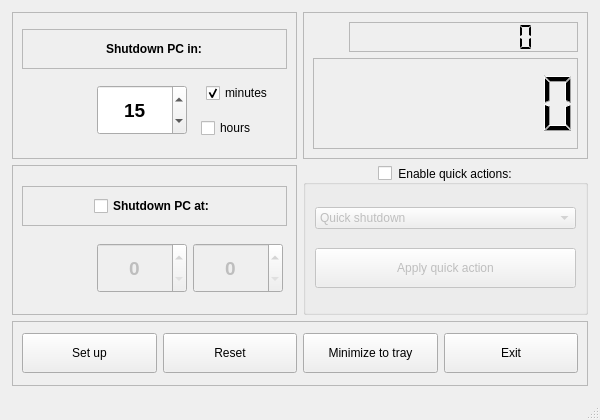
<?xml version="1.0" encoding="UTF-8"?>
<ui version="4.0">
 <class>MainWindow</class>
 <widget class="QMainWindow" name="MainWindow">
  <property name="geometry">
   <rect>
    <x>0</x>
    <y>0</y>
    <width>600</width>
    <height>420</height>
   </rect>
  </property>
  <property name="minimumSize">
   <size>
    <width>600</width>
    <height>420</height>
   </size>
  </property>
  <property name="maximumSize">
   <size>
    <width>600</width>
    <height>420</height>
   </size>
  </property>
  <property name="windowTitle">
   <string>TimerDown</string>
  </property>
  <property name="windowIcon">
   <iconset>
    <normaloff>../../../../../../usr/share/timerdown/timerdown.ico</normaloff>../../../../../../usr/share/timerdown/timerdown.ico</iconset>
  </property>
  <widget class="QWidget" name="centralwidget">
   <layout class="QGridLayout" name="gridLayout_5">
    <item row="0" column="1" rowspan="2">
     <layout class="QGridLayout" name="gridLayout_date_and_clock">
      <property name="topMargin">
       <number>3</number>
      </property>
      <property name="rightMargin">
       <number>3</number>
      </property>
      <item row="1" column="0">
       <widget class="QFrame" name="frame">
        <property name="frameShape">
         <enum>QFrame::StyledPanel</enum>
        </property>
        <property name="frameShadow">
         <enum>QFrame::Raised</enum>
        </property>
        <layout class="QGridLayout" name="gridLayout">
         <item row="1" column="1">
          <widget class="QLCDNumber" name="lcd_date">
           <property name="maximumSize">
            <size>
             <width>16777215</width>
             <height>30</height>
            </size>
           </property>
           <property name="frameShape">
            <enum>QFrame::StyledPanel</enum>
           </property>
           <property name="digitCount">
            <number>10</number>
           </property>
           <property name="segmentStyle">
            <enum>QLCDNumber::Flat</enum>
           </property>
          </widget>
         </item>
         <item row="1" column="0">
          <widget class="QLabel" name="label_lcd_clock">
           <property name="minimumSize">
            <size>
             <width>30</width>
             <height>30</height>
            </size>
           </property>
           <property name="maximumSize">
            <size>
             <width>30</width>
             <height>30</height>
            </size>
           </property>
           <property name="text">
            <string/>
           </property>
           <property name="pixmap">
            <pixmap>icons/clock.ico</pixmap>
           </property>
           <property name="scaledContents">
            <bool>true</bool>
           </property>
           <property name="alignment">
            <set>Qt::AlignCenter</set>
           </property>
          </widget>
         </item>
         <item row="2" column="0" colspan="2">
          <widget class="QLCDNumber" name="lcd_clock">
           <property name="frameShape">
            <enum>QFrame::StyledPanel</enum>
           </property>
           <property name="digitCount">
            <number>8</number>
           </property>
          </widget>
         </item>
        </layout>
       </widget>
      </item>
     </layout>
    </item>
    <item row="4" column="0" colspan="2">
     <layout class="QGridLayout" name="gridLayout_buttons">
      <property name="leftMargin">
       <number>3</number>
      </property>
      <property name="rightMargin">
       <number>3</number>
      </property>
      <property name="bottomMargin">
       <number>3</number>
      </property>
      <item row="0" column="0">
       <widget class="QFrame" name="frame_buttons">
        <property name="maximumSize">
         <size>
          <width>16777215</width>
          <height>65</height>
         </size>
        </property>
        <property name="frameShape">
         <enum>QFrame::StyledPanel</enum>
        </property>
        <property name="frameShadow">
         <enum>QFrame::Raised</enum>
        </property>
        <layout class="QGridLayout" name="gridLayout_11">
         <item row="0" column="0">
          <widget class="QPushButton" name="set_up_button">
           <property name="minimumSize">
            <size>
             <width>0</width>
             <height>40</height>
            </size>
           </property>
           <property name="text">
            <string>Set up</string>
           </property>
           <property name="icon">
            <iconset>
             <normaloff>../../../../../../usr/share/timerdown/icons/set_up.ico</normaloff>../../../../../../usr/share/timerdown/icons/set_up.ico</iconset>
           </property>
           <property name="iconSize">
            <size>
             <width>24</width>
             <height>24</height>
            </size>
           </property>
          </widget>
         </item>
         <item row="0" column="3">
          <widget class="QPushButton" name="exit_button">
           <property name="minimumSize">
            <size>
             <width>0</width>
             <height>40</height>
            </size>
           </property>
           <property name="text">
            <string>Exit</string>
           </property>
           <property name="icon">
            <iconset>
             <normaloff>../../../../../../usr/share/timerdown/icons/exit.ico</normaloff>../../../../../../usr/share/timerdown/icons/exit.ico</iconset>
           </property>
           <property name="iconSize">
            <size>
             <width>24</width>
             <height>24</height>
            </size>
           </property>
          </widget>
         </item>
         <item row="0" column="2">
          <widget class="QPushButton" name="tray_button">
           <property name="minimumSize">
            <size>
             <width>0</width>
             <height>40</height>
            </size>
           </property>
           <property name="text">
            <string>Minimize to tray</string>
           </property>
           <property name="icon">
            <iconset>
             <normaloff>../../../../../../usr/share/timerdown/icons/go_to_tray.ico</normaloff>../../../../../../usr/share/timerdown/icons/go_to_tray.ico</iconset>
           </property>
           <property name="iconSize">
            <size>
             <width>24</width>
             <height>24</height>
            </size>
           </property>
          </widget>
         </item>
         <item row="0" column="1">
          <widget class="QPushButton" name="reset_button">
           <property name="minimumSize">
            <size>
             <width>0</width>
             <height>40</height>
            </size>
           </property>
           <property name="text">
            <string>Reset</string>
           </property>
           <property name="icon">
            <iconset>
             <normaloff>../../../../../../usr/share/timerdown/icons/reset.ico</normaloff>../../../../../../usr/share/timerdown/icons/reset.ico</iconset>
           </property>
           <property name="iconSize">
            <size>
             <width>24</width>
             <height>24</height>
            </size>
           </property>
          </widget>
         </item>
        </layout>
       </widget>
      </item>
     </layout>
    </item>
    <item row="2" column="1" rowspan="2">
     <layout class="QGridLayout" name="gridLayout_quick">
      <property name="rightMargin">
       <number>3</number>
      </property>
      <item row="0" column="0">
       <widget class="QGroupBox" name="groupBox_quick">
        <property name="font">
         <font>
          <weight>50</weight>
          <bold>false</bold>
         </font>
        </property>
        <property name="title">
         <string>Enable quick actions:</string>
        </property>
        <property name="alignment">
         <set>Qt::AlignCenter</set>
        </property>
        <property name="checkable">
         <bool>true</bool>
        </property>
        <property name="checked">
         <bool>false</bool>
        </property>
        <layout class="QGridLayout" name="gridLayout_8">
         <item row="0" column="0">
          <widget class="QComboBox" name="comboBox_quick">
           <item>
            <property name="text">
             <string>Quick shutdown</string>
            </property>
            <property name="icon">
             <iconset>
              <normaloff>../../../../../../usr/share/timerdown/icons/shutdown.ico</normaloff>../../../../../../usr/share/timerdown/icons/shutdown.ico</iconset>
            </property>
           </item>
           <item>
            <property name="text">
             <string>Quick reboot</string>
            </property>
            <property name="icon">
             <iconset>
              <normaloff>../../../../../../usr/share/timerdown/icons/reboot.ico</normaloff>../../../../../../usr/share/timerdown/icons/reboot.ico</iconset>
            </property>
           </item>
           <item>
            <property name="text">
             <string>Hibernate</string>
            </property>
            <property name="icon">
             <iconset>
              <normaloff>../icons/hibernate.ico</normaloff>../icons/hibernate.ico</iconset>
            </property>
           </item>
           <item>
            <property name="text">
             <string>Sleep</string>
            </property>
            <property name="icon">
             <iconset>
              <normaloff>../icons/sleep.ico</normaloff>../icons/sleep.ico</iconset>
            </property>
           </item>
          </widget>
         </item>
         <item row="1" column="0">
          <widget class="QPushButton" name="apply_button">
           <property name="minimumSize">
            <size>
             <width>0</width>
             <height>40</height>
            </size>
           </property>
           <property name="text">
            <string>Apply quick action</string>
           </property>
           <property name="icon">
            <iconset>
             <normaloff>../../../../../../usr/share/timerdown/icons/apply.ico</normaloff>../../../../../../usr/share/timerdown/icons/apply.ico</iconset>
           </property>
           <property name="iconSize">
            <size>
             <width>24</width>
             <height>24</height>
            </size>
           </property>
          </widget>
         </item>
        </layout>
       </widget>
      </item>
     </layout>
    </item>
    <item row="0" column="0" rowspan="2">
     <layout class="QGridLayout" name="gridLayout_hourglass">
      <property name="leftMargin">
       <number>3</number>
      </property>
      <property name="topMargin">
       <number>3</number>
      </property>
      <item row="0" column="0">
       <widget class="QFrame" name="frame_hourglass">
        <property name="frameShape">
         <enum>QFrame::StyledPanel</enum>
        </property>
        <property name="frameShadow">
         <enum>QFrame::Raised</enum>
        </property>
        <layout class="QGridLayout" name="gridLayout_7">
         <item row="1" column="1" rowspan="2">
          <widget class="QLabel" name="label_hourglass">
           <property name="maximumSize">
            <size>
             <width>48</width>
             <height>48</height>
            </size>
           </property>
           <property name="text">
            <string/>
           </property>
           <property name="pixmap">
            <pixmap>../../../../../../usr/share/timerdown/icons/hourglass.ico</pixmap>
           </property>
           <property name="scaledContents">
            <bool>true</bool>
           </property>
          </widget>
         </item>
         <item row="1" column="3" alignment="Qt::AlignHCenter">
          <widget class="QCheckBox" name="checkBox_min">
           <property name="text">
            <string>minutes</string>
           </property>
           <property name="checked">
            <bool>true</bool>
           </property>
           <property name="autoExclusive">
            <bool>true</bool>
           </property>
           <attribute name="buttonGroup">
            <string notr="true">buttonGroup</string>
           </attribute>
          </widget>
         </item>
         <item row="2" column="3" alignment="Qt::AlignHCenter">
          <widget class="QCheckBox" name="checkBox_hour">
           <property name="minimumSize">
            <size>
             <width>78</width>
             <height>0</height>
            </size>
           </property>
           <property name="text">
            <string>hours</string>
           </property>
           <property name="autoExclusive">
            <bool>true</bool>
           </property>
           <attribute name="buttonGroup">
            <string notr="true">buttonGroup</string>
           </attribute>
          </widget>
         </item>
         <item row="1" column="2" rowspan="2" alignment="Qt::AlignRight">
          <widget class="QSpinBox" name="spinBox_hm">
           <property name="minimumSize">
            <size>
             <width>90</width>
             <height>50</height>
            </size>
           </property>
           <property name="font">
            <font>
             <pointsize>14</pointsize>
             <weight>75</weight>
             <bold>true</bold>
            </font>
           </property>
           <property name="alignment">
            <set>Qt::AlignCenter</set>
           </property>
           <property name="minimum">
            <number>1</number>
           </property>
           <property name="maximum">
            <number>1000</number>
           </property>
           <property name="value">
            <number>15</number>
           </property>
          </widget>
         </item>
         <item row="1" column="0" rowspan="2">
          <spacer name="horizontalSpacer_hourglass">
           <property name="orientation">
            <enum>Qt::Horizontal</enum>
           </property>
           <property name="sizeType">
            <enum>QSizePolicy::Fixed</enum>
           </property>
           <property name="sizeHint" stdset="0">
            <size>
             <width>10</width>
             <height>20</height>
            </size>
           </property>
          </spacer>
         </item>
         <item row="0" column="0" colspan="4">
          <widget class="QFrame" name="frame_in">
           <property name="minimumSize">
            <size>
             <width>0</width>
             <height>40</height>
            </size>
           </property>
           <property name="maximumSize">
            <size>
             <width>16777215</width>
             <height>40</height>
            </size>
           </property>
           <property name="frameShape">
            <enum>QFrame::StyledPanel</enum>
           </property>
           <property name="frameShadow">
            <enum>QFrame::Raised</enum>
           </property>
           <layout class="QGridLayout" name="gridLayout_2">
            <item row="0" column="0" alignment="Qt::AlignHCenter">
             <widget class="QLabel" name="label_in">
              <property name="font">
               <font>
                <weight>75</weight>
                <bold>true</bold>
               </font>
              </property>
              <property name="text">
               <string>Shutdown PC in:</string>
              </property>
             </widget>
            </item>
           </layout>
          </widget>
         </item>
        </layout>
       </widget>
      </item>
     </layout>
    </item>
    <item row="2" column="0" rowspan="2">
     <layout class="QGridLayout" name="gridLayout_timer">
      <property name="leftMargin">
       <number>3</number>
      </property>
      <item row="0" column="0">
       <widget class="QFrame" name="frame_timer">
        <property name="frameShape">
         <enum>QFrame::StyledPanel</enum>
        </property>
        <property name="frameShadow">
         <enum>QFrame::Raised</enum>
        </property>
        <layout class="QGridLayout" name="gridLayout_9">
         <item row="1" column="3" alignment="Qt::AlignLeft">
          <widget class="QSpinBox" name="spinBox_min">
           <property name="enabled">
            <bool>false</bool>
           </property>
           <property name="minimumSize">
            <size>
             <width>90</width>
             <height>50</height>
            </size>
           </property>
           <property name="maximumSize">
            <size>
             <width>130</width>
             <height>16777215</height>
            </size>
           </property>
           <property name="font">
            <font>
             <pointsize>14</pointsize>
             <weight>75</weight>
             <bold>true</bold>
            </font>
           </property>
           <property name="alignment">
            <set>Qt::AlignCenter</set>
           </property>
           <property name="maximum">
            <number>59</number>
           </property>
          </widget>
         </item>
         <item row="1" column="2" alignment="Qt::AlignRight">
          <widget class="QSpinBox" name="spinBox_hour">
           <property name="enabled">
            <bool>false</bool>
           </property>
           <property name="minimumSize">
            <size>
             <width>90</width>
             <height>50</height>
            </size>
           </property>
           <property name="maximumSize">
            <size>
             <width>130</width>
             <height>16777215</height>
            </size>
           </property>
           <property name="font">
            <font>
             <pointsize>14</pointsize>
             <weight>75</weight>
             <bold>true</bold>
            </font>
           </property>
           <property name="alignment">
            <set>Qt::AlignCenter</set>
           </property>
           <property name="maximum">
            <number>23</number>
           </property>
          </widget>
         </item>
         <item row="1" column="1">
          <widget class="QLabel" name="label_timer">
           <property name="maximumSize">
            <size>
             <width>48</width>
             <height>48</height>
            </size>
           </property>
           <property name="text">
            <string/>
           </property>
           <property name="pixmap">
            <pixmap>../../../../../../usr/share/timerdown/icons/timer.ico</pixmap>
           </property>
           <property name="scaledContents">
            <bool>true</bool>
           </property>
          </widget>
         </item>
         <item row="1" column="0">
          <spacer name="horizontalSpacer_timer">
           <property name="orientation">
            <enum>Qt::Horizontal</enum>
           </property>
           <property name="sizeType">
            <enum>QSizePolicy::Fixed</enum>
           </property>
           <property name="sizeHint" stdset="0">
            <size>
             <width>10</width>
             <height>20</height>
            </size>
           </property>
          </spacer>
         </item>
         <item row="0" column="0" colspan="4">
          <widget class="QFrame" name="frame_at">
           <property name="maximumSize">
            <size>
             <width>16777215</width>
             <height>40</height>
            </size>
           </property>
           <property name="frameShape">
            <enum>QFrame::StyledPanel</enum>
           </property>
           <property name="frameShadow">
            <enum>QFrame::Raised</enum>
           </property>
           <layout class="QGridLayout" name="gridLayout_3">
            <item row="0" column="0" alignment="Qt::AlignHCenter">
             <widget class="QCheckBox" name="checkBox_at">
              <property name="font">
               <font>
                <weight>75</weight>
                <bold>true</bold>
               </font>
              </property>
              <property name="text">
               <string>Shutdown PC at:</string>
              </property>
              <property name="autoExclusive">
               <bool>true</bool>
              </property>
              <attribute name="buttonGroup">
               <string notr="true">buttonGroup</string>
              </attribute>
             </widget>
            </item>
           </layout>
          </widget>
         </item>
        </layout>
       </widget>
      </item>
     </layout>
    </item>
   </layout>
  </widget>
  <widget class="QStatusBar" name="statusbar"/>
 </widget>
 <resources/>
 <connections>
  <connection>
   <sender>groupBox_quick</sender>
   <signal>clicked(bool)</signal>
   <receiver>frame_hourglass</receiver>
   <slot>setDisabled(bool)</slot>
   <hints>
    <hint type="sourcelabel">
     <x>358</x>
     <y>222</y>
    </hint>
    <hint type="destinationlabel">
     <x>292</x>
     <y>153</y>
    </hint>
   </hints>
  </connection>
  <connection>
   <sender>groupBox_quick</sender>
   <signal>clicked(bool)</signal>
   <receiver>frame_timer</receiver>
   <slot>setDisabled(bool)</slot>
   <hints>
    <hint type="sourcelabel">
     <x>324</x>
     <y>297</y>
    </hint>
    <hint type="destinationlabel">
     <x>265</x>
     <y>298</y>
    </hint>
   </hints>
  </connection>
  <connection>
   <sender>groupBox_quick</sender>
   <signal>clicked(bool)</signal>
   <receiver>set_up_button</receiver>
   <slot>setDisabled(bool)</slot>
   <hints>
    <hint type="sourcelabel">
     <x>590</x>
     <y>308</y>
    </hint>
    <hint type="destinationlabel">
     <x>140</x>
     <y>371</y>
    </hint>
   </hints>
  </connection>
  <connection>
   <sender>checkBox_min</sender>
   <signal>clicked(bool)</signal>
   <receiver>spinBox_hour</receiver>
   <slot>setDisabled(bool)</slot>
   <hints>
    <hint type="sourcelabel">
     <x>238</x>
     <y>89</y>
    </hint>
    <hint type="destinationlabel">
     <x>153</x>
     <y>241</y>
    </hint>
   </hints>
  </connection>
  <connection>
   <sender>checkBox_min</sender>
   <signal>clicked(bool)</signal>
   <receiver>spinBox_min</receiver>
   <slot>setDisabled(bool)</slot>
   <hints>
    <hint type="sourcelabel">
     <x>224</x>
     <y>86</y>
    </hint>
    <hint type="destinationlabel">
     <x>259</x>
     <y>243</y>
    </hint>
   </hints>
  </connection>
  <connection>
   <sender>checkBox_hour</sender>
   <signal>clicked(bool)</signal>
   <receiver>spinBox_hour</receiver>
   <slot>setDisabled(bool)</slot>
   <hints>
    <hint type="sourcelabel">
     <x>232</x>
     <y>123</y>
    </hint>
    <hint type="destinationlabel">
     <x>171</x>
     <y>245</y>
    </hint>
   </hints>
  </connection>
  <connection>
   <sender>checkBox_hour</sender>
   <signal>clicked(bool)</signal>
   <receiver>spinBox_min</receiver>
   <slot>setDisabled(bool)</slot>
   <hints>
    <hint type="sourcelabel">
     <x>241</x>
     <y>136</y>
    </hint>
    <hint type="destinationlabel">
     <x>237</x>
     <y>254</y>
    </hint>
   </hints>
  </connection>
  <connection>
   <sender>checkBox_at</sender>
   <signal>clicked(bool)</signal>
   <receiver>spinBox_hour</receiver>
   <slot>setEnabled(bool)</slot>
   <hints>
    <hint type="sourcelabel">
     <x>138</x>
     <y>201</y>
    </hint>
    <hint type="destinationlabel">
     <x>124</x>
     <y>242</y>
    </hint>
   </hints>
  </connection>
  <connection>
   <sender>checkBox_at</sender>
   <signal>clicked(bool)</signal>
   <receiver>spinBox_min</receiver>
   <slot>setEnabled(bool)</slot>
   <hints>
    <hint type="sourcelabel">
     <x>196</x>
     <y>201</y>
    </hint>
    <hint type="destinationlabel">
     <x>212</x>
     <y>246</y>
    </hint>
   </hints>
  </connection>
  <connection>
   <sender>checkBox_at</sender>
   <signal>clicked(bool)</signal>
   <receiver>spinBox_hm</receiver>
   <slot>setDisabled(bool)</slot>
   <hints>
    <hint type="sourcelabel">
     <x>141</x>
     <y>194</y>
    </hint>
    <hint type="destinationlabel">
     <x>146</x>
     <y>123</y>
    </hint>
   </hints>
  </connection>
  <connection>
   <sender>checkBox_min</sender>
   <signal>clicked(bool)</signal>
   <receiver>spinBox_hm</receiver>
   <slot>setEnabled(bool)</slot>
   <hints>
    <hint type="sourcelabel">
     <x>201</x>
     <y>96</y>
    </hint>
    <hint type="destinationlabel">
     <x>161</x>
     <y>96</y>
    </hint>
   </hints>
  </connection>
  <connection>
   <sender>checkBox_hour</sender>
   <signal>clicked(bool)</signal>
   <receiver>spinBox_hm</receiver>
   <slot>setEnabled(bool)</slot>
   <hints>
    <hint type="sourcelabel">
     <x>247</x>
     <y>135</y>
    </hint>
    <hint type="destinationlabel">
     <x>181</x>
     <y>119</y>
    </hint>
   </hints>
  </connection>
 </connections>
 <buttongroups>
  <buttongroup name="buttonGroup"/>
 </buttongroups>
</ui>
